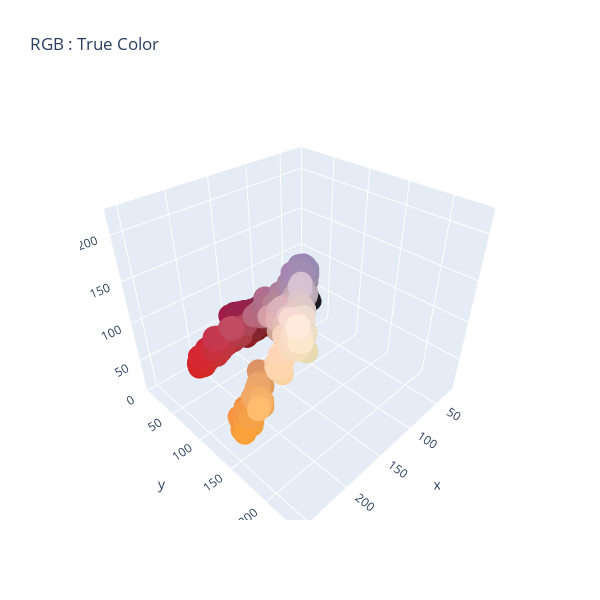

Notebook code cell kept with this figure:
### Code cell
x, y, z = points.T
Figure().add_scatter3d(
    x=x, y=y, z=z, mode="markers", marker_color=points
).update_layout(width=600, height=600, paper_bgcolor="rgba(0,0,0,0)", title="RGB : True Color")

### Figure 1 — Plotly figure (JSON) as saved in the notebook; plotly's stock layout.template omitted (floating-point values rounded to 4 significant figures; data arrays with more than 128 entries replaced by an {"elided": "..."} marker saying what was removed)
{"data": [{"marker": {"color": {"elided": "8900x3 int values"}}, "mode": "markers", "type": "scatter3d", "x": {"elided": "8900 int values"}, "y": {"elided": "8900 int values"}, "z": {"elided": "8900 int values"}}], "layout": {"height": 600, "paper_bgcolor": "rgba(0,0,0,0)", "title": {"text": "RGB : True Color"}, "width": 600}}
